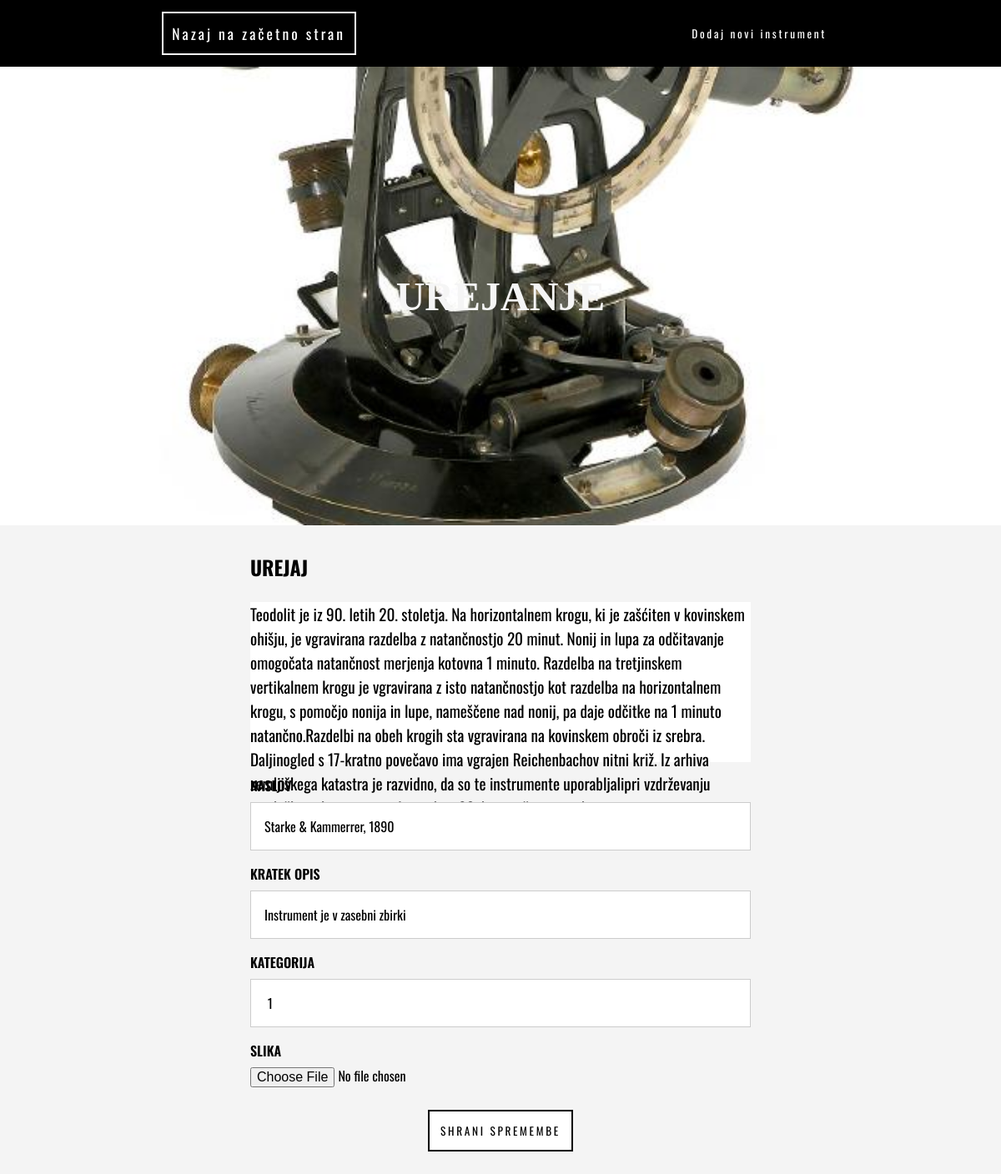
/Aplikacija/editArticle.php?id=4, run on the app's committed database.
### tables this page shows
CREATE TABLE `muzej` (
  `id` int(11) NOT NULL,
  `cover_photo` varchar(255) NOT NULL,
  `title` varchar(255) NOT NULL,
  `short_description` varchar(255) NOT NULL,
  `content` longtext NOT NULL,
  `created_at` timestamp NOT NULL DEFAULT current_timestamp(),
  `deleted` tinyint(1) NOT NULL DEFAULT 0,
  `category` int(11) NOT NULL,
  `main_category` int(11) DEFAULT NULL,
  `year` int(11) NOT NULL
);

### Aplikacija/editArticle.php (the view, shortened to what this page needs)
<nav>
    <h1><a href="./index.php">Nazaj na začetno stran</a></h1>
    <button onClick="window.open('./newArticle.php', '_self')">Dodaj novi instrument</button>
</nav>
<?php
    $dbo = new PDO('mysql:host=localhost;dbname=konacno;charset=utf8', 'root', '');
    $instrument = $dbo->prepare("
        SELECT *
        FROM muzej
        WHERE id = :article_id
    ");
    $instrument->execute([ 'article_id' => $_GET['id'] ]);
    $instrument = $instrument->fetch(PDO::FETCH_ASSOC);
    $imeslike = $instrument['cover_photo'];
    $heading = "Urejanje";
    include './includes/header.php';
    include './includes/jumbotron.php';
    $vsiinstrumenti = $dbo->prepare("
        SELECT *
        FROM muzej
        WHERE id = :id
    ");
    $vsiinstrumenti->execute([
        'id' => $_GET['id'],
    ]);
    $vsiinstrumenti = $vsiinstrumenti->fetch(PDO::FETCH_ASSOC);
    ?>
    <link href="//cdn.quilljs.com/1.3.6/quill.snow.css" rel="stylesheet">
    <link href="./styles/newArticle.css" rel="stylesheet">
    <div class="newArticle__container">
        <h2>UREJAJ</h2>
        <div class="html-editor-bubble" id="quillEditorBubble"><?php echo $vsiinstrumenti['content'] ?></div>
        <form action="./db/updateArticle.php" id="newArticleForm" method="post" enctype="multipart/form-data">
            <div>
                <label>NASLOV</label>
                <input type="text" name="title" value="<?php echo $vsiinstrumenti['title'] ?>" required />
            </div>
            <div>
                <label>KRATEK OPIS</label>
                <input type="text" name="short_description" value="<?php echo $vsiinstrumenti['short_description'] ?>" required />
            </div>
            <div>
                <label>KATEGORIJA</label>
                <input type="text" name="category"  value=" <?php echo $vsiinstrumenti['category'] ?>" required />
            </div>
            <div>
                <label>SLIKA</label>
                <input type="file" name="cover_photo" accept="image/png, image/jpeg" required />
            </div>
            <button class="submit_button" onClick="window.open('./article.php?id=<?php echo $_GET['id']; ?>', '_self')">SHRANI SPREMEMBE</button>
        </form>
    </div>

### Aplikacija/includes/jumbotron.php
<div class="jumbotron" style="background-image: url('./images/<?php echo $imeslike; ?>')">
    <div class="jumbotron__central">
        <h2><?php echo $heading; ?></h2>
    </div>
</div>

### Aplikacija/styles/main.css (style rules this page uses)
* { padding: 0; margin: 0; }
html { font-family: Oswald, Helvetica, sans-serif; }
body { background: #f4f4f4; }
nav { height: 5em; display: flex; align-items: center; justify-content: space-around; background: #000; }
nav h1 { color: white; font-size: 1.1em; font-weight: 400; letter-spacing: 3px; }
nav h1 a { border: 2px solid #fff; padding: 0.6em 0.6em; background:transparent; color: white; text-decoration: none; }
button { border: 2px solid black; background: transparent; color: white; padding: 1em 1em; font-family: Oswald, Helvetica, sans-serif; letter-spacing: 0.2em; outline: none; }
.jumbotron { display: flex; align-items: center; justify-content: center; height: 550px; background-size: cover; background-position: center; }
.jumbotron__central { font-family: "Papyrus", fantasy; color: whitesmoke; font-size: 2em; padding: 20px; text-transform: uppercase; }
.submit_button { background: #fff; color: #000; border: 2px solid #000; display: flex; margin: 0 auto; margin-top: 2em; margin-bottom: 2em; }

### Aplikacija/styles/newArticle.css (style rules this page uses)
.newArticle__container { width: 50%; margin: 0 auto; padding-top: 2em; }
.newArticle__container h2 { margin-bottom: 1em; }
.html-editor-bubble { height: 10em; font-family: Oswald, Helvetica, sans-serif; font-size: 1.2em; background: white; }
form div { display: flex; flex-direction: column; margin-top: 1em; }
form input { font-family: Oswald, Helvetica, sans-serif; font-size: 1em; line-height: 0.5em; }
form label { font-weight: 600; }
form div:not(:nth-last-of-type(1)) input { border: 1px solid #ccc; padding: 1em 1em; outline: none; margin-top: 0.5em; }
form div:nth-last-of-type(1) input { margin-top: 0.5em; }
.submit_button { background: #fff; color: #000; border: 2px solid #000; display: flex; margin: 0 auto; margin-top: 2em; margin-bottom: 2em; }

### data on the page
muzej: cover_photo (picture), content "Teodolit je iz 90. letih 20. stoletja. Na horizontalnem krogu, ki je zašćiten v kovinskem ohišju, je vgravirana razdelba z natančnostjo 20 minut. Nonij in lupa za odčitavanje omogočata natančnost merjenja kotovna 1 minuto. Razdelba na tretjinskem vertikalnem krogu je vgravirana z isto natančnostjo kot razdelba na horizontalnem krogu, s pomočjo nonija in lupe, nameščene nad nonij, pa daje odčitke na 1 minuto natančno.Razdelbi na obeh krogih sta vgravirana na kovinskem obroči iz srebra. Daljinogled s 17-kratno povečavo ima vgrajen Reichenbachov nitni križ. Iz arhiva zemljiškega katastra je razvidno, da so te instrumente uporabljalipri vzdrževanju…", title "Starke & Kammerrer, 1890", short_description "Instrument je v zasebni zbirki", category "1"

### other printed values
$heading "UREJANJE"
